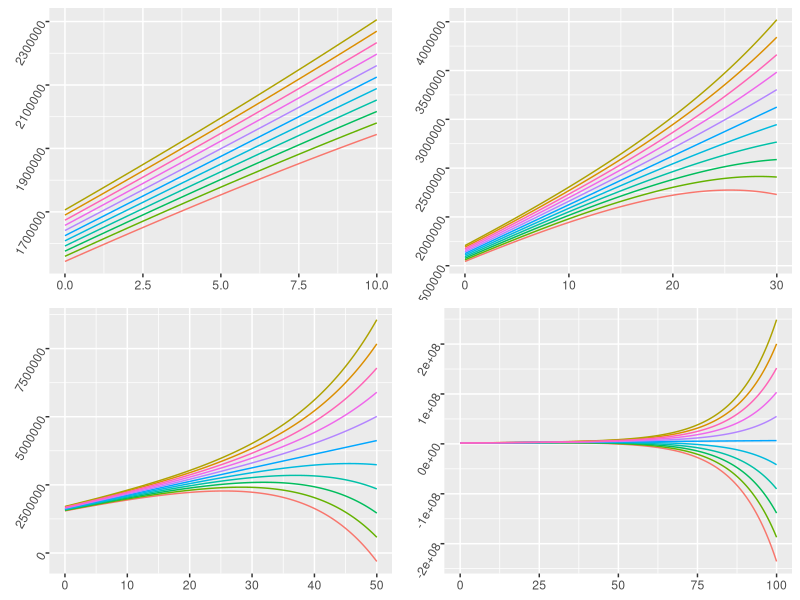
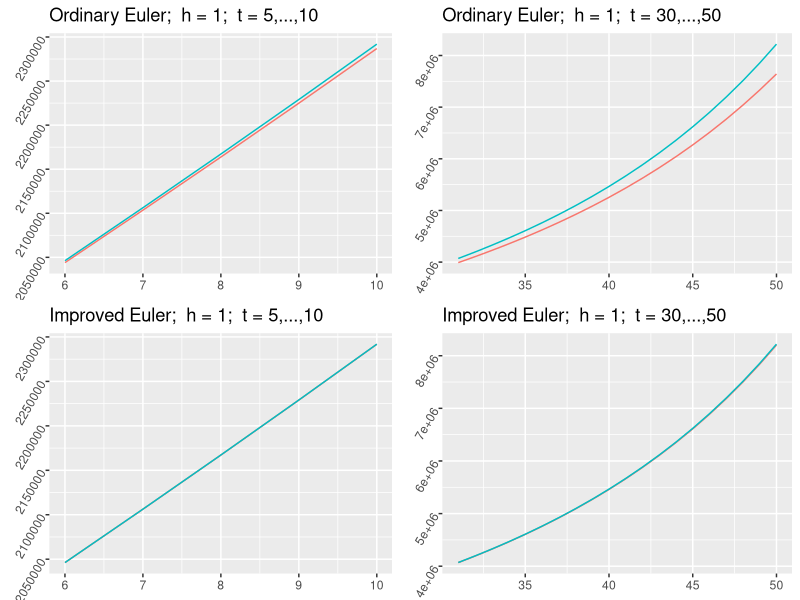
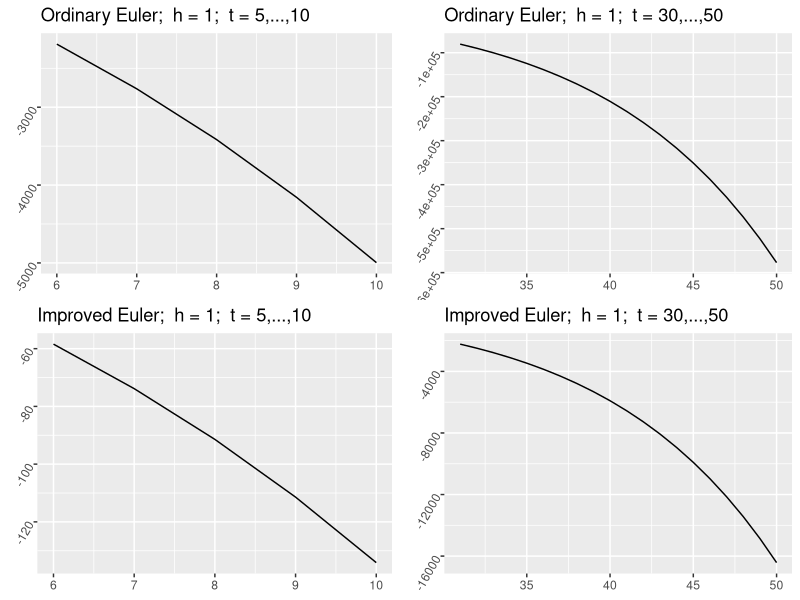
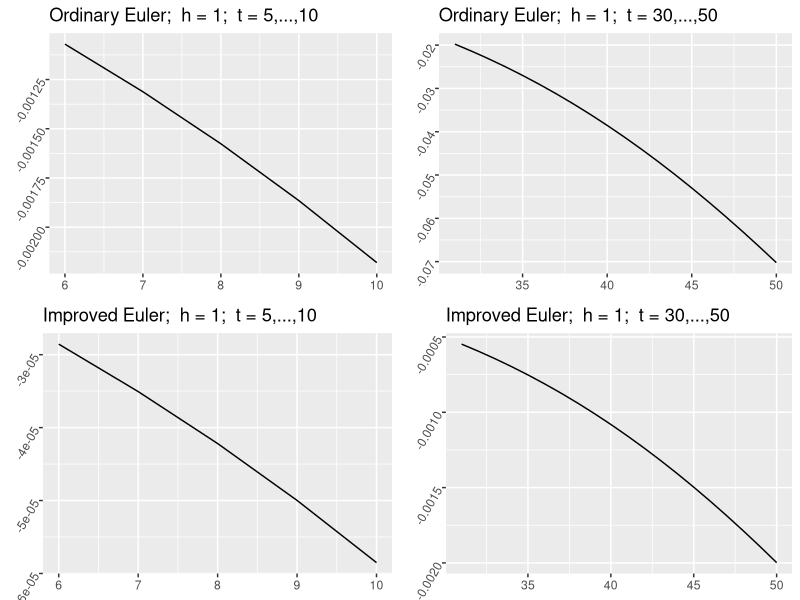
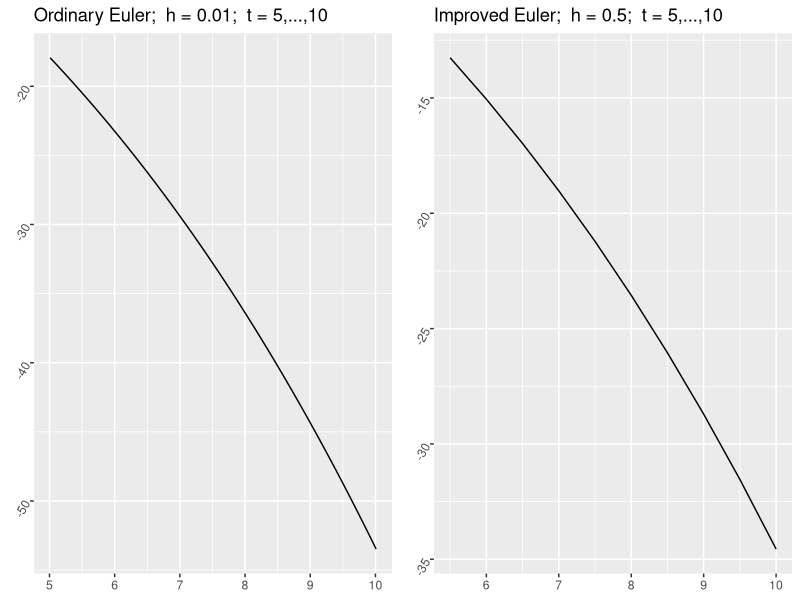
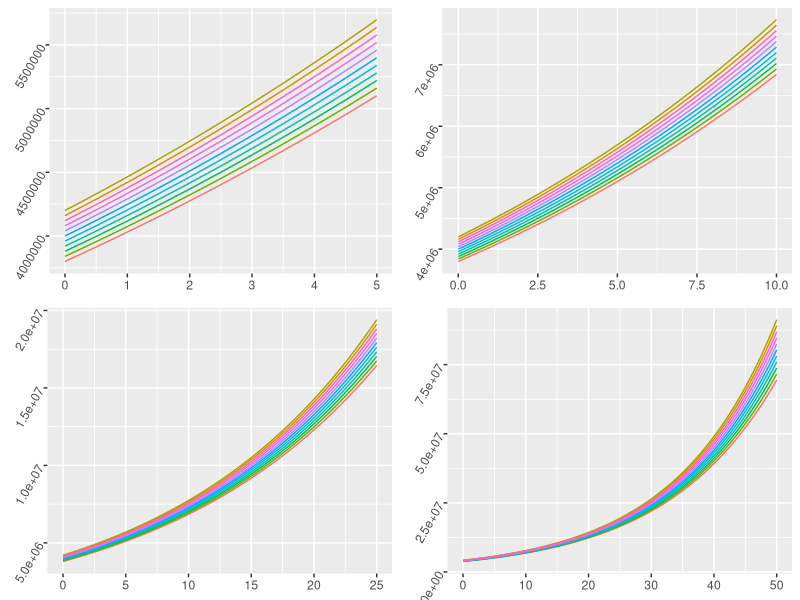
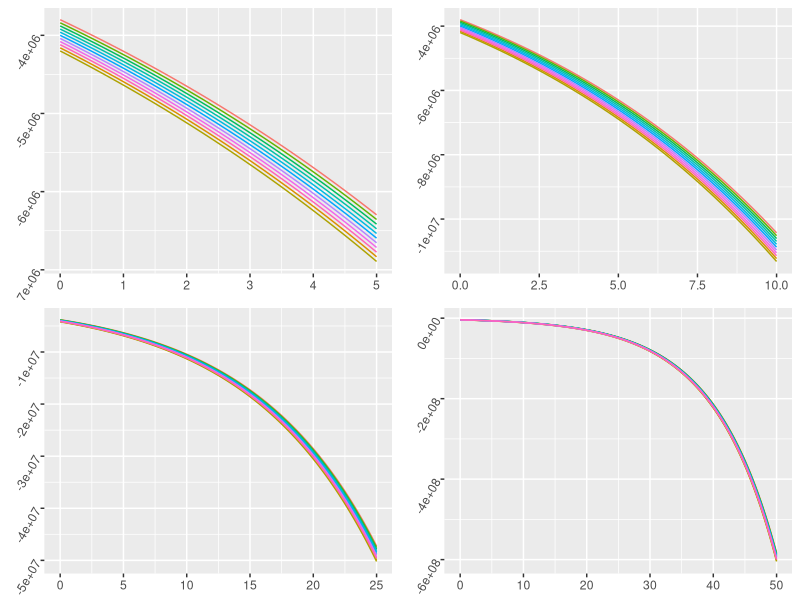

R code for these plots, in order:
library(magrittr)
library(tidyverse)
library(gridExtra)

r0 <- 0.08
u0 <- 80000
alpha <- 4000

xmin <- (r0*u0 + alpha)/r0**2

h <- Vectorize(function(t) {
  xmin + (alpha/r0)*t
})

x <- function(t, x0) {
  h(t) + (x0 - h(0))*exp(r0*t)
}
ts <- seq(0,100,by=0.2)
x0s <- xmin*seq(0.95,1.05,by=0.01)
xs <- map(map(x0s, function(x0) {function(t) x(t, x0)}),
    function(f) {f(ts)})
xs <- data.frame(xs)
colnames(xs) <- str_c('x', as.character(1:11))
plot_lines <- function(max_t) {
  xs %>% 
    mutate(t = ts) %>% 
    filter(t <= max_t) %>% 
    gather(key='key', value='value', -t) %>% 
    ggplot(aes(t, value, color=key)) +
    geom_line() + 
    theme(legend.position = 'none',
          axis.text.y = element_text(angle = 60),
          axis.title = element_blank())  
}
grid.arrange(grobs=map(c(10,30,50,100), plot_lines), nrow=2)

#############################################################################

euler <- function(diff, 
                  x0, y0, x_end, 
                  h, improv = F) {
  xs <- seq(x0, x_end + x_end%%h, by = h)
  ys <- rep(NA, length(xs))
  ys[1] <- y0
  for (i in 2:length(xs)) {
    ystar <- ys[i-1] + diff(xs[i-1], ys[i-1])*h
    if (improv) {
      ys[i] <- ys[i-1] + (diff(xs[i-1], ys[i-1]) + diff(xs[i], ystar))*h/2
    }
    else {
      ys[i] <- ystar
    }
  }
  data_frame(t=xs, x_euler=ys)
}

approx <- function(h, t_end = 10, improv = F) {
  euler(function(t, x) r0*x - u0 - alpha*t,
        0, 1700000, t_end, 
        h, improv) %>% 
    mutate(x_true = map_dbl(t, function(t) x(t,1700000)),
           error = x_euler - x_true,
           error_percent = error / x_true)
}

approx_plot <- function(h, t_end, improv, min_t) {
  if (improv) {
    name <- 'Improved Euler'
  }
  else {
    name <- 'Ordinary Euler'
  }
  approx(h, t_end, improv) %>% 
    filter(min_t<t) %>% 
    select(-error, -error_percent) %>% 
    gather(key='key', value='value', -t) %>% 
    ggplot(aes(t, value, color=key)) +
    geom_line() + 
    theme(legend.position = 'none',
          axis.text.y = element_text(angle=60),
          axis.title = element_blank()) +
    ggtitle(str_c(name, ';  h = ', h, ';  t = ', min_t, ',...,', t_end))
}

error_plot <- function(h, t_end, improv, min_t, error_type) {
  if (improv) {
    name <- 'Improved Euler'
  }
  else {
    name <- 'Ordinary Euler'
  }
  approx(h, t_end, improv) %>% 
    filter(min_t<t) %>% 
    ggplot(aes_string('t', error_type)) +
    geom_line() + 
    theme(axis.text.y = element_text(angle=60),
          axis.title = element_blank()) +
    ggtitle(str_c(name, ';  h = ', h, ';  t = ', min_t, ',...,', t_end))
}

grid.arrange(grobs = list(approx_plot(1, 10, F, 5), 
                          approx_plot(1, 50, F, 30),
                          approx_plot(1, 10, T, 5), 
                          approx_plot(1, 50, T, 30)),
             nrow=2)

grid.arrange(grobs = list(error_plot(1, 10, F, 5, 'error'), 
                          error_plot(1, 50, F, 30, 'error'),
                          error_plot(1, 10, T, 5, 'error'), 
                          error_plot(1, 50, T, 30, 'error')),
             nrow=2)

grid.arrange(grobs = list(error_plot(1, 10, F, 5, 'error_percent'), 
                          error_plot(1, 50, F, 30, 'error_percent'),
                          error_plot(1, 10, T, 5, 'error_percent'), 
                          error_plot(1, 50, T, 30, 'error_percent')),
             nrow=2)

grid.arrange(grobs = list(error_plot(0.01, 10, F, 5, 'error'), 
                          error_plot(0.5, 10, T, 5, 'error')),
             nrow=1)

h_threshold_ord <- uniroot(function(h) approx(h) %>% .$error %>% tail(1) + 100, c(0.01, 1))$root
h_threshold_improv <- uniroot(function(h) approx(h,improv=T) %>% .$error %>% tail(1) + 100, c(0.5, 1))$root
h_threshold_ord
h_threshold_improv
approx(h_threshold_ord, improv=F) %>% tail(1)
approx(h_threshold_improv, improv=T) %>% tail(1)

#############################################################################

r0 <- 0.08
u0 <- 80000
beta <- 0.06
xmin <- u0/(r0-beta)

h <- Vectorize(function(t) {
  xmin*exp(beta*t)
})

x <- function(t, x0) {
  h(t) + (x0 - h(0))*exp(r0*t)
}
ts <- seq(0,500,by=0.2)
x0s <- xmin*seq(0.95,1.05,by=0.01)
xs <- map(map(x0s, function(x0) {function(t) x(t, x0)}),
          function(f) {f(ts)})
xs <- data.frame(xs)
colnames(xs) <- str_c('x', as.character(1:11))
plot_lines <- function(tlims) {
  xs %>% 
    mutate(t = ts) %>% 
    filter(tlims[1] <= t , t <= tlims[2]) %>% 
    gather(key='key', value='value', -t) %>% 
    ggplot(aes(t, value, color=key)) +
    geom_line() + 
    theme(legend.position = 'none',
          axis.text.y = element_text(angle = 60),
          axis.title = element_blank())  
}
grid.arrange(grobs=map(list(c(0,5),c(0,10),c(0,25), c(0,50)), plot_lines), nrow=2)

r0 <- 0.08
u0 <- 80000
beta <- 0.1
xmin <- u0/(r0-beta)

h <- Vectorize(function(t) {
  xmin*exp(beta*t)
})

x <- function(t, x0) {
  h(t) + (x0 - h(0))*exp(r0*t)
}
ts <- seq(0,500,by=0.2)
x0s <- xmin*seq(0.95,1.05,by=0.01)
xs <- map(map(x0s, function(x0) {function(t) x(t, x0)}),
          function(f) {f(ts)})
xs <- data.frame(xs)
colnames(xs) <- str_c('x', as.character(1:11))
plot_lines <- function(tlims) {
  xs %>% 
    mutate(t = ts) %>% 
    filter(tlims[1] <= t , t <= tlims[2]) %>% 
    gather(key='key', value='value', -t) %>% 
    ggplot(aes(t, value, color=key)) +
    geom_line() + 
    theme(legend.position = 'none',
          axis.text.y = element_text(angle = 60),
          axis.title = element_blank())  
}
grid.arrange(grobs=map(list(c(0,5),c(0,10),c(0,25), c(0,50)), plot_lines), nrow=2)

